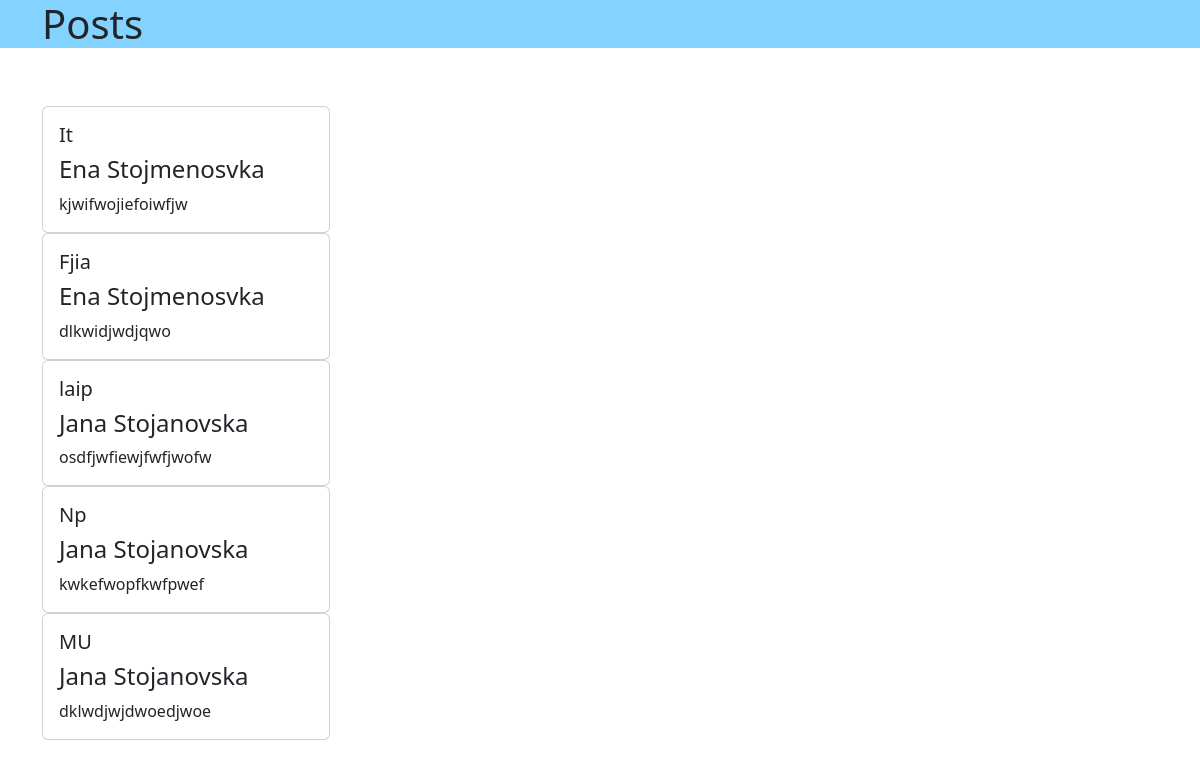
The app's page /posts/ (signed in) with its own data.
### Blogs/models.py (models this page shows, shortened)
class Post(models.Model):
    title = models.CharField(max_length=100)
    author = models.ForeignKey(Blogger, on_delete=models.CASCADE, null=True, blank=True)
    content = models.TextField(null=True, blank=True)
    date_creation = models.DateTimeField()
    date_last_edit = models.DateTimeField()
    files = models.FileField(upload_to="images/")

class Blogger(models.Model):
    user = models.ForeignKey(User, on_delete=models.CASCADE, null=True, blank=True, related_name='blogger')
    first_name = models.CharField(max_length=50)
    last_name = models.CharField(max_length=50)
    picture = models.ImageField(upload_to="profile_pictures/",null=True,blank=True)
    interests = models.TextField(null=True, blank=True)
    qualities = models.TextField(null=True, blank=True)
    proffession = models.CharField(max_length=200,null=True, blank=True)
    def __str__(self):
        return self.first_name + " " + self.last_name

### Blogs/views.py (the view)
# urls.py: path('posts/', posts, name='index_posts'),
def posts(request):
    blogger = Blogger.objects.get(user=request.user)
    blocked_bloggers = BloggerBlockedUser.objects.filter(blogger=blogger).values_list("blocked_user", flat=True)
    posts_filtered = Post.objects.exclude(author__user__in=blocked_bloggers).exclude(author=blogger)
    dictionery = {'posts': posts_filtered}
    return render(request, 'index_posts.html', context=dictionery)

### Blogs/templates/index_posts.html (shortened to what this page needs)
<!DOCTYPE html>
<html lang="en">
<head>
    <link href="https://cdn.jsdelivr.net/npm/bootstrap@5.3.0-alpha3/dist/css/bootstrap.min.css" rel="stylesheet">
</head>
<body>
<div style="background: #84d2ff ">
    <div class="container">
        <h1>Posts</h1>
    </div>
</div>
<div class="container" style="padding-top: 50px">
    {% for post in posts %}
        <div class="card" style="width: 18rem;">
              <div class="card-body">
                  <h5 class="card-title">{{ post.title }}</h5>
                  <h4>{{ post.author }}</h4>
                  <p class="card-text">{{ post.content }}</p>
              </div>
        </div>
    {% endfor %}
</div>
</body>
</html>

### records on screen
Post: title "It", author "Ena Stojmenosvka", content "kjwifwojiefoiwfjw"
Post: title "Fjia", author "Ena Stojmenosvka", content "dlkwidjwdjqwo"
Post: title "laip", author "Jana Stojanovska", content "osdfjwfiewjfwfjwofw"
Post: title "Np", author "Jana Stojanovska", content "kwkefwopfkwfpwef"
Post: title "MU", author "Jana Stojanovska", content "dklwdjwjdwoedjwoe"
